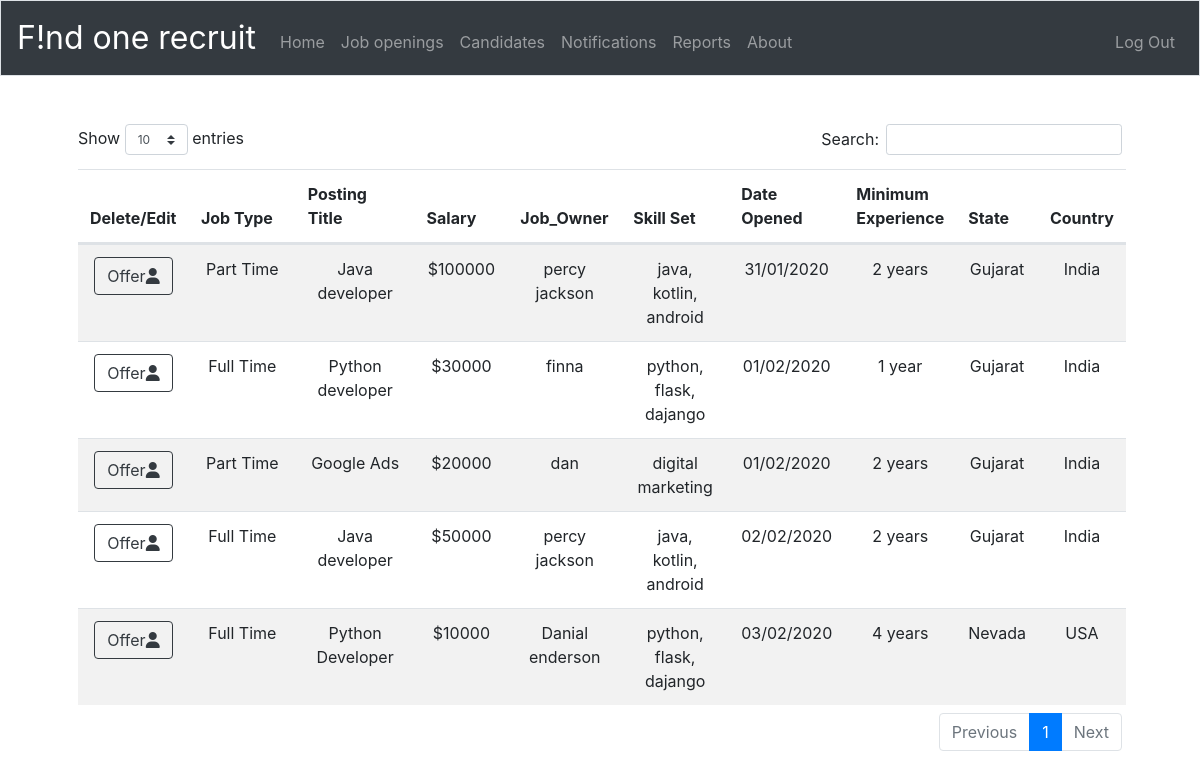
Page /offer_existing_job (signed in) on the committed database.
### tables this page shows
CREATE TABLE 'job_openings' ('id' integer PRIMARY KEY AUTOINCREMENT NOT NULL, 'user_id' integer NOT NULL, 'job_type' text NOT NULL, 'posting_title' text NOT NULL, 'salary' text NOT NULL, 'job_owner' text NOT NULL, 'zip_code' integer NOT NULL, 'state' text NOT NULL, 'country' text NOT NULL, 'skill_set' text NOT NULL, 'experience' text NOT NULL, 'date_opened' date NOT NULL);

### application.py (the view)
@app.route("/offer_existing_job", methods=["GET", "POST"])
@login_required
def offer_existing_job():
    global candidate_id
    if candidate_id != None:
        recruiter = db.execute("SELECT company_name FROM recruiter_details WHERE id=:id", id=session["user_id"])
        db.execute("INSERT INTO notifications(sender_id, receiver_id, message, is_job, job_id) VALUES(:sender_id, :receiver_id, :message, :is_job, :job_id)", sender_id=session["user_id"], receiver_id=candidate_id, is_job=True, message="You have been offered a job By " + recruiter[0]["company_name"], job_id=request.form.get("offer_job_btn"))
        candidate = db.execute("SELECT * FROM candidate_resumes WHERE id = :id", id=candidate_id)
        candidate_id = None
        flash("Job sent to " + candidate[0]["firstname"] + " " + candidate[0]["lastname"] + "!!!")
        return redirect("/candidates")
    else:
        no_data = False
        job_openings = db.execute("SELECT * FROM job_openings WHERE user_id = :user_id", user_id=session["user_id"])
        if job_openings == []:
            no_data = True
        candidate_id = request.form.get("offer_existing_job_btn")
        return render_template("offer_existing_job.html", job_openings=job_openings, no_data=no_data)

### application.py (called while the page is built)
@app.after_request
def after_request(response):
    response.headers["Cache-Control"] = "no-cache, no-store, must-revalidate"
    response.headers["Expires"] = 0
    response.headers["Pragma"] = "no-cache"
    return response

### helpers.py (called while the page is built)
def login_required(f):
    @wraps(f)
    def decorated_function(*args, **kwargs):
        if session.get("user_id") is None:
            return redirect("/")
        return f(*args, **kwargs)
    return decorated_function

### templates/offer_existing_job.html (shortened to what this page needs)
{% extends "recruiter_layout.html" %}
{% block main %}
    {% if no_data == False %}
        <table class="table table-striped" id="my_jobs">
            <thead>
                <tr>
                    <th>Delete/Edit</th>
                    <th>Job Type</th>
                    <th>Posting Title</th>
                    <th>Salary</th>
                    <th>Job_Owner</th>
                    <th>Skill Set</th>
                    <th>Date Opened</th>
                    <th>Minimum Experience</th>
                    <th>State</th>
                    <th>Country</th>
                </tr>
            <tbody>
                {% for rows_job in job_openings %}
                    <tr>
                        <td>
                            <form action="/offer_existing_job" method="post">
                                <button value="{{ rows_job["id"] }}" name="offer_job_btn" class="btn btn-outline-dark" type="submit">Offer<i class='fas fa-user'></i></button>
                            </form>
                        </td>
                        <td>{{ rows_job["job_type"] }}</td>
                        <td>{{ rows_job["posting_title"] }}</td>
                        <td>{{ rows_job["salary"] }}</td>
                        <td>{{ rows_job["job_owner"] }}</td>
                        <td>{{ rows_job["skill_set"] }}</td>
                        <td>{{ rows_job["date_opened"] }}</td>
                        <td>{{ rows_job["experience"] }}</td>
                        <td>{{ rows_job["state"] }}</td>
                        <td>{{ rows_job["country"] }}</td>
                    </tr>
                {% endfor %}
            </tbody>
        </table>
    {% else %}
        <h4 style="color:gray;">You have not posted any jobs yet</h4>
    {% endif %}
{% endblock %}

### rows in the picture
job_openings: {{ rows_job["id"] }} 26 (drawn), job_type "Part Time", posting_title "Java developer", salary "$100000", job_owner "percy jackson", skill_set "java, kotlin, android", date_opened "31/01/2020", experience "2 years", state "Gujarat", country "India"
job_openings: {{ rows_job["id"] }} 27 (drawn), job_type "Full Time", posting_title "Python developer", salary "$30000", job_owner "finna", skill_set "python, flask, dajango", date_opened "01/02/2020", experience "1 year", state "Gujarat", country "India"
job_openings: {{ rows_job["id"] }} 28 (drawn), job_type "Part Time", posting_title "Google Ads", salary "$20000", job_owner "dan", skill_set "digital marketing", date_opened "01/02/2020", experience "2 years", state "Gujarat", country "India"
job_openings: {{ rows_job["id"] }} 30 (drawn), job_type "Full Time", posting_title "Java developer", salary "$50000", job_owner "percy jackson", skill_set "java, kotlin, android", date_opened "02/02/2020", experience "2 years", state "Gujarat", country "India"
job_openings: {{ rows_job["id"] }} 34 (drawn), job_type "Full Time", posting_title "Python Developer", salary "$10000", job_owner "Danial enderson", skill_set "python, flask, dajango", date_opened "03/02/2020", experience "4 years", state "Nevada", country "USA"
